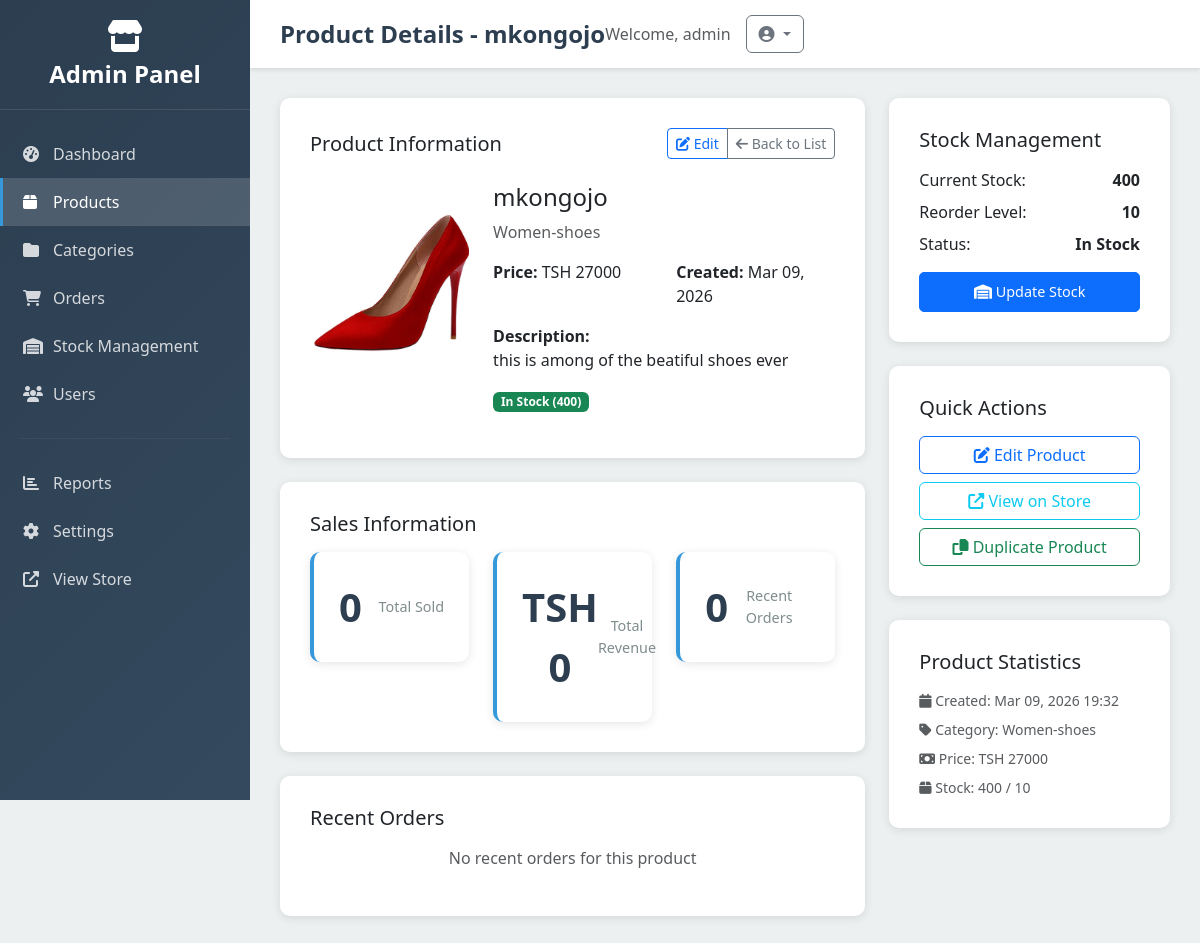
The page /dashboard/products/12/ (signed in) on the database its author committed.
### products/models.py (models this page shows, shortened)
class Product(models.Model):
    category = models.ForeignKey(Category, related_name='product', on_delete=models.CASCADE)
    name = models.CharField(max_length=255)
    slug = models.SlugField()
    description = models.TextField(blank=True, null=True)
    price = models.IntegerField()
    is_featured = models.BooleanField(default=False)
    created_at = models.DateTimeField(auto_now_add=True)
    image = models.ImageField(upload_to='uploads/', blank=True, null=True)
    thumbnail = models.ImageField(upload_to='uploads/', blank=True, null=True)
    class Meta:
        ordering = ('-created_at',)

class Category(models.Model):
    name = models.CharField(max_length=255)
    slug = models.SlugField(unique=True)
    class Meta:
        ordering =('name',)

### core/models.py (models this page shows, shortened)
class Stock(models.Model):
    product = models.OneToOneField('products.Product', on_delete=models.CASCADE)
    quantity = models.IntegerField(default=0)
    reorder_level = models.IntegerField(default=10)
    last_updated = models.DateTimeField(auto_now=True)

### core/admin_views.py (the view)
# urls.py: path('dashboard/products/<int:product_id>/', admin_views.admin_product_detail, name='admin_product_detail'),
@login_required
@user_passes_test(is_admin)
def admin_product_detail(request, product_id):
    product = get_object_or_404(Product, id=product_id)
    stock = get_object_or_404(Stock, product=product)
    sales_data = OrderItem.objects.filter(
        product=product,
        order__status__in=['processing', 'shipped', 'delivered']
    ).aggregate(
        total_sold=Sum('quantity'),
        total_revenue=Sum('price'),
        recent_orders=Count('order')
    )
    recent_orders = OrderItem.objects.filter(
        product=product
    ).select_related('order', 'order__user').order_by('-order__created_at')[:10]
    context = {
        'product': product,
        'stock': stock,
        'sales_data': sales_data,
        'recent_orders': recent_orders,
        'title': f'Product Details - {product.name}'
    }
    return render(request, 'admin_management/product_detail.html', context)

### cart/context_processors.py (called while the page is built)
def cart(request):
    return {'cart': Cart(request)}

### core/admin_views.py (called while the page is built)
def is_admin(user):
    return user.is_authenticated and (user.is_staff or user.is_superuser)

### templates/admin_management/product_detail.html (shortened to what this page needs)
{% extends 'admin_management/base.html' %}
{% block page_title %}{{ title }}{% endblock %}
{% block content %}
<div class="row">
    <div class="col-lg-8">
        <div class="admin-form mb-4">
            <div class="d-flex justify-content-between align-items-center mb-4">
                <h5 class="mb-0">Product Information</h5>
                <div class="btn-group btn-group-sm">
                    <a href="{% url 'admin_product_edit' product.id %}" class="btn btn-outline-primary">
                        <i class="fas fa-edit"></i> Edit
                    </a>
                    <a href="{% url 'admin_product_list' %}" class="btn btn-outline-secondary">
                        <i class="fas fa-arrow-left"></i> Back to List
                    </a>
                </div>
            </div>
            <div class="row">
                <div class="col-md-4">
                    {% if product.image %}
                        <img src="{{ product.image.url }}" class="rounded img-fluid mb-3" style="object-fit: cover; height: 200px;">
                    {% else %}
                        <div class="rounded bg-secondary d-flex align-items-center justify-content-center mb-3" style="height: 200px;">
                            <i class="fas fa-image text-white fa-3x"></i>
                        </div>
                    {% endif %}
                </div>
                <div class="col-md-8">
                    <h4>{{ product.name }}</h4>
                    <p class="text-muted">{{ product.category.name }}</p>
                    <div class="row mb-3">
                        <div class="col-md-6">
                            <strong>Price:</strong> TSH {{ product.price|floatformat:0 }}
                        </div>
                        <div class="col-md-6">
                            <strong>Created:</strong> {{ product.created_at|date:"M d, Y" }}
                        </div>
                    </div>
                    <div class="mb-3">
                        <strong>Description:</strong><br>
                        {{ product.description|default:"No description available" }}
                    </div>
                    <div class="mb-3">
                        {% if stock.quantity == 0 %}
                            <span class="badge bg-danger">Out of Stock</span>
                        {% elif stock.quantity <= stock.reorder_level %}
                            <span class="badge bg-warning">Low Stock ({{ stock.quantity }})</span>
                        {% else %}
                            <span class="badge bg-success">In Stock ({{ stock.quantity }})</span>
                        {% endif %}
                    </div>
                </div>
            </div>
        </div>
        <div class="admin-form mb-4">
            <h5 class="mb-3">Sales Information</h5>
            <div class="row">
                <div class="col-md-4">
                    <div class="stat-card text-center">
                        <div class="stat-number">{{ sales_data.total_sold|default:0 }}</div>
                        <div class="stat-label">Total Sold</div>
                    </div>
                </div>
                <div class="col-md-4">
                    <div class="stat-card text-center">
                        <div class="stat-number">TSH {{ sales_data.total_revenue|default:0|floatformat:0 }}</div>
                        <div class="stat-label">Total Revenue</div>
                    </div>
                </div>
                <div class="col-md-4">
                    <div class="stat-card text-center">
                        <div class="stat-number">{{ sales_data.recent_orders|default:0 }}</div>
                        <div class="stat-label">Recent Orders</div>
                    </div>
                </div>
            </div>
        </div>
        <div class="admin-form">
            <h5 class="mb-3">Recent Orders</h5>
            {% if recent_orders %}
                <div class="table-responsive">
                    <table class="table table-hover">
                        <thead>
                            <tr>
                                <th>Order #</th>
                                <th>Customer</th>
                                <th>Quantity</th>
                                <th>Price</th>
                                <th>Date</th>
                                <th>Status</th>
                            </tr>
                        </thead>
                        <tbody>
                            {% for item in recent_orders %}
                            <tr>
                                <td><strong>{{ item.order.order_number }}</strong></td>
                                <td>{{ item.order.user.username }}</td>
                                <td>{{ item.quantity }}</td>
                                <td>TSH {{ item.price|floatformat:0 }}</td>
                                <td>{{ item.order.created_at|date:"M d, Y" }}</td>
                                <td>
                                    <span class="status-badge status-{{ item.order.status }}">
                                        {{ item.order.status|title }}
                                    </span>
                                </td>
                            </tr>
                            {% endfor %}
                        </tbody>
                    </table>
                </div>
            {% else %}
                <p class="text-muted text-center">No recent orders for this product</p>
            {% endif %}
        </div>
    </div>
    <div class="col-lg-4">
        <div class="admin-form mb-4">
            <h5 class="mb-3">Stock Management</h5>
            <div class="mb-3">
                <div class="d-flex justify-content-between mb-2">
                    <span>Current Stock:</span>
                    <strong>{{ stock.quantity }}</strong>
                </div>
                <div class="d-flex justify-content-between mb-2">
                    <span>Reorder Level:</span>
                    <strong>{{ stock.reorder_level }}</strong>
                </div>
                <div class="d-flex justify-content-between">
                    <span>Status:</span>
                    <strong>
                        {% if stock.quantity == 0 %}
                            Out of Stock
                        {% elif stock.quantity <= stock.reorder_level %}
                            Low Stock
                        {% else %}
                            In Stock
                        {% endif %}
                    </strong>
                </div>
            </div>
            <button class="btn btn-admin btn-primary w-100" onclick="quickStockUpdate()">
                <i class="fas fa-warehouse"></i> Update Stock
            </button>
        </div>
        <div class="admin-form mb-4">
            <h5 class="mb-3">Quick Actions</h5>
            <div class="d-grid gap-2">
                <a href="{% url 'admin_product_edit' product.id %}" class="btn btn-outline-primary">
                    <i class="fas fa-edit"></i> Edit Product
                </a>
                <a href="{% if product.slug %}{% url 'product_detail' product.slug %}{% else %}#{% endif %}" class="btn btn-outline-info" target="_blank">
                    <i class="fas fa-external-link-alt"></i> View on Store
                </a>
                <button class="btn btn-outline-success" onclick="duplicateProduct()">
                    <i class="fas fa-copy"></i> Duplicate Product
                </button>
            </div>
        </div>
        <div class="admin-form">
            <h5 class="mb-3">Product Statistics</h5>
            <div class="small text-muted">
                <div class="mb-2">
                    <i class="fas fa-calendar"></i> Created: {{ product.created_at|date:"M d, Y H:i" }}
                </div>
                <div class="mb-2">
                    <i class="fas fa-tag"></i> Category: {{ product.category.name }}
                </div>
                <div class="mb-2">
                    <i class="fas fa-money-bill"></i> Price: TSH {{ product.price|floatformat:0 }}
                </div>
                <div>
                    <i class="fas fa-box"></i> Stock: {{ stock.quantity }} / {{ stock.reorder_level }}
                </div>
            </div>
        </div>
    </div>
</div>
{% endblock %}

### templates/admin_management/base.html (shortened to what this page needs)
<!DOCTYPE html>
<html lang="en">
<head>
    <link href="https://cdn.jsdelivr.net/npm/bootstrap@5.3.0/dist/css/bootstrap.min.css" rel="stylesheet">
    <link rel="stylesheet" href="https://cdnjs.cloudflare.com/ajax/libs/font-awesome/6.4.0/css/all.min.css">
</head>
<body>
    <aside class="sidebar" id="sidebar">
        <div class="sidebar-header">
            <i class="fas fa-store fa-2x mb-2"></i>
            <h3>Admin Panel</h3>
        </div>
        <nav class="sidebar-menu">
            <a href="{% url 'admin_dashboard' %}" class="sidebar-item {% if request.resolver_match.url_name == 'admin_dashboard' %}active{% endif %}">
                <i class="fas fa-tachometer-alt"></i>
                Dashboard
            </a>
            <a href="{% url 'admin_product_list' %}" class="sidebar-item {% if 'product' in request.resolver_match.url_name %}active{% endif %}">
                <i class="fas fa-box"></i>
                Products
            </a>
            <a href="{% url 'admin_category_list' %}" class="sidebar-item {% if 'category' in request.resolver_match.url_name %}active{% endif %}">
                <i class="fas fa-folder"></i>
                Categories
            </a>
            <a href="{% url 'admin_order_list' %}" class="sidebar-item {% if 'order' in request.resolver_match.url_name %}active{% endif %}">
                <i class="fas fa-shopping-cart"></i>
                Orders
            </a>
            <a href="{% url 'admin_stock_list' %}" class="sidebar-item {% if 'stock' in request.resolver_match.url_name %}active{% endif %}">
                <i class="fas fa-warehouse"></i>
                Stock Management
            </a>
            <a href="{% url 'admin_user_list' %}" class="sidebar-item {% if 'user' in request.resolver_match.url_name %}active{% endif %}">
                <i class="fas fa-users"></i>
                Users
            </a>
            <hr style="border-color: rgba(255,255,255,0.2); margin: 20px;">
            <a href="{% url 'admin_reports' %}" class="sidebar-item">
                <i class="fas fa-chart-bar"></i>
                Reports
            </a>
            <a href="{% url 'admin_settings' %}" class="sidebar-item">
                <i class="fas fa-cog"></i>
                Settings
            </a>
            <a href="{% url 'home' %}" class="sidebar-item">
                <i class="fas fa-external-link-alt"></i>
                View Store
            </a>
        </nav>
    </aside>
    <main class="main-content">
        <div class="top-bar">
            <h1 class="page-title">{% block page_title %}Admin Panel{% endblock %}</h1>
            <div class="user-menu">
                <span class="text-muted">Welcome, {{ user.username }}</span>
                <div class="dropdown">
                    <button class="btn btn-outline-secondary dropdown-toggle" type="button" data-bs-toggle="dropdown">
                        <i class="fas fa-user-circle"></i>
                    </button>
                </div>
            </div>
        </div>
        <div class="content-area">
            {% block content %}{% endblock %}
        </div>
    </main>
</body>
</html>

### templates/admin_management/base.html (style rules this page uses)
:root { --sidebar-width: 250px; --primary-color: #2c3e50; --secondary-color: #34495e; --accent-color: #3498db; --success-color: #27ae60; --warning-color: #f39c12; --danger-color: #e74c3c; --light-bg: #ecf0f1; --dark-text: #2c3e50; }
body { font-family: 'Segoe UI', Tahoma, Geneva, Verdana, sans-serif; background-color: var(--light-bg); }
.sidebar { position: fixed; top: 0; left: 0; height: 100vh; width: var(--sidebar-width); background: linear-gradient(135deg, var(--primary-color), var(--secondary-color)); color: white; z-index: 1000; overflow-y: auto; transition: transform 0.3s ease; }
.sidebar-header { padding: 20px; text-align: center; border-bottom: 1px solid rgba(255,255,255,0.1); }
.sidebar-header h3 { margin: 0; font-size: 1.5rem; font-weight: bold; }
.sidebar-menu { padding: 20px 0; }
.sidebar-item { padding: 12px 20px; display: flex; align-items: center; color: rgba(255,255,255,0.8); text-decoration: none; transition: all 0.3s ease; border-left: 3px solid transparent; }
.sidebar-item.active { background-color: rgba(255,255,255,0.15); color: white; border-left-color: var(--accent-color); }
.sidebar-item i { width: 20px; margin-right: 10px; }
.main-content { margin-left: var(--sidebar-width); min-height: 100vh; transition: margin-left 0.3s ease; }
.top-bar { background: white; padding: 15px 30px; box-shadow: 0 2px 4px rgba(0,0,0,0.1); display: flex; justify-content: between; align-items: center; }
.page-title { font-size: 1.5rem; font-weight: 600; color: var(--dark-text); margin: 0; }
.user-menu { display: flex; align-items: center; gap: 15px; }
.content-area { padding: 30px; }
.stat-card { background: white; border-radius: 10px; padding: 25px; box-shadow: 0 2px 10px rgba(0,0,0,0.1); transition: all 0.3s ease; border-left: 4px solid var(--accent-color); display: flex; justify-content: space-between; align-items: center; }
.stat-number { font-size: 2.5rem; font-weight: bold; color: var(--dark-text); text-align: center; }
.stat-label { color: #7f8c8d; font-size: 0.9rem; }
.btn-admin { padding: 8px 16px; border-radius: 5px; font-size: 0.9rem; transition: all 0.3s ease; }
.admin-form { background: white; border-radius: 10px; padding: 30px; box-shadow: 0 2px 10px rgba(0,0,0,0.1); }

### rows shown on the page
Product: image (picture), name "mkongojo", category.name "Women-shoes", price "27000", created_at "Mar 09, 2026", description "this is among of the beatiful shoes ever", created_at "Mar 09, 2026 19:32"
Stock: quantity "400", reorder_level "10"

### other values the page prints
{{ title }} "Product Details - mkongojo"
{{ user.username }} "admin"
{{ sales_data.total_sold|default:0 }} "0"
{{ sales_data.total_revenue|default:0|floatformat:0 }} "0"
{{ sales_data.recent_orders|default:0 }} "0"
